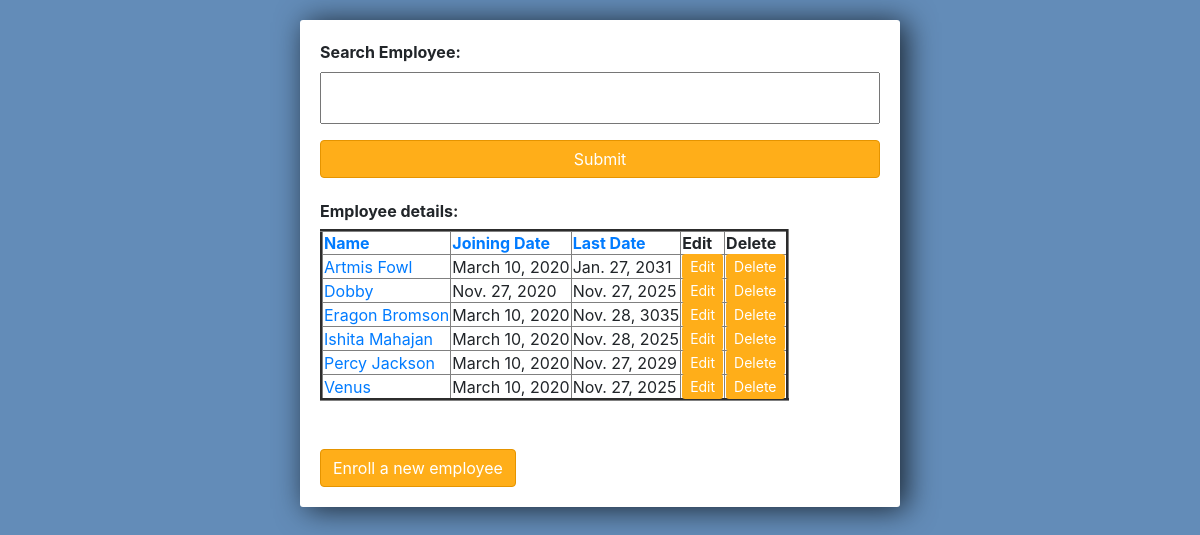
/employee-details, run on an earlier commit of the app's database.
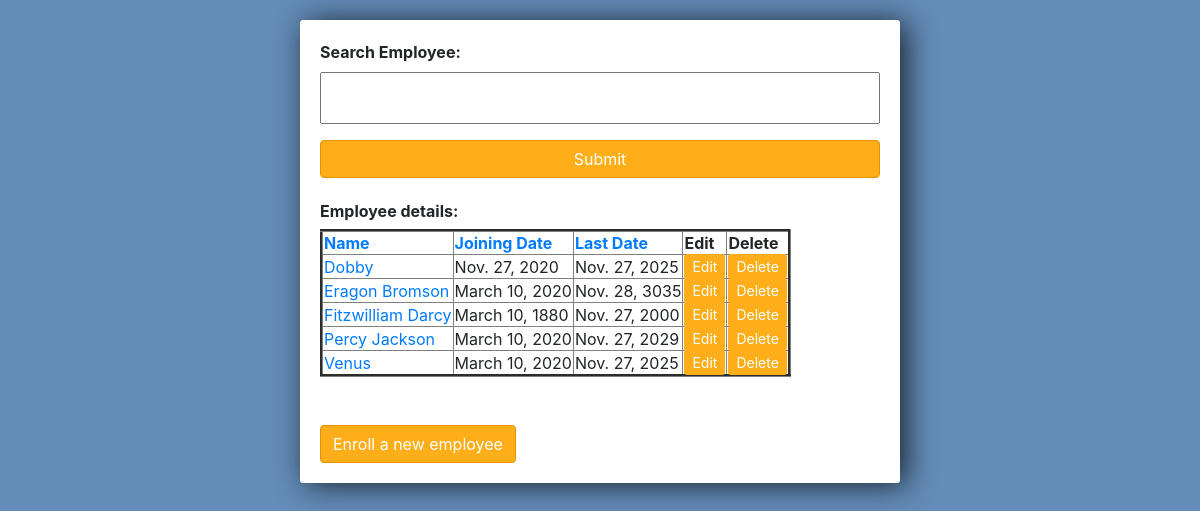
And on a later commit of the database.
### employee/models.py (models this page shows)
class Employee_model(models.Model):
	name = models.CharField(max_length=100)
	location = models.TextField()
	phone_number = models.IntegerField()
	email_id = models.EmailField(max_length = 254)
	joining_date = models.DateField()
	last_date = models.DateField()
	def __str__(self):
		return self.name

### employee/views.py (the view)
# urls.py: path('employee-details', views.employee_details, name = "employee_details"),
def employee_details(request):
	employees = Employee_model.objects.all().order_by('name')
	form = Search_Form()
	context = {
		'employees' : employees,
		'form' : form
	}
	return render(request, 'employee/employee_details.html', context)

### employee/forms.py
class Search_Form(forms.ModelForm):
	class Meta:
		model = Employee_model
		fields = ['name']

### employee/templates/employee/employee_details.html (shortened to what this page needs)
<link rel="stylesheet" href="https://stackpath.bootstrapcdn.com/bootstrap/4.3.1/css/bootstrap.min.css">
<div class="center-column">
<form method = "POST" action="/search_results">
	<b>Search Employee:</b> {{form.name}}
	<input class="btn btn-info btn-danger" type="submit" name="Search Name">
</form>
<h6><b>Employee details: </b></h6>
<table border="3">
	<tr class="inner-table">
		<td><a href="{% url 'order_by' 'name' %}"><b>Name</b></a></td>
		<td><a href="{% url 'order_by' 'joining_date' %}"><b>Joining Date</b></a></td>
		<td><a href="{% url 'order_by' 'last_date' %}"><b>Last Date</b></a></td>
		<td><b>Edit</b></td>
		<td><b>Delete</b></td>
	</tr>
{% for emp in employees %}
	<tr>
		<td><a href="{% url 'employee_data' emp.id %}">{{emp}}</a></td>
		<td>{{emp.joining_date}}</a></td>
		<td>{{emp.last_date}}</a></td>
		<td><a class="btn-sm btn-info btn-danger" href="{% url 'update_emp' emp.id %}">Edit</a></td>
		<td><a class="btn-sm btn-info btn-danger" href="{% url 'delete' emp.id %}">Delete</a></td>
	</tr>
{% endfor %}
</table>
<br></br>
<a class="btn btn-info btn-danger" href="{% url 'enroll' %}">Enroll a new employee</a>
</div>

What changed in the data, as far as the page shows it:
removed Employee_model: name "Artmis Fowl", joining_date "March 10, 2020", last_date "Jan. 27, 2031"
removed Employee_model: name "Ishita Mahajan", joining_date "March 10, 2020", last_date "Nov. 28, 2025"
added Employee_model: name "Fitzwilliam Darcy", joining_date "March 10, 1880", last_date "Nov. 27, 2000"
